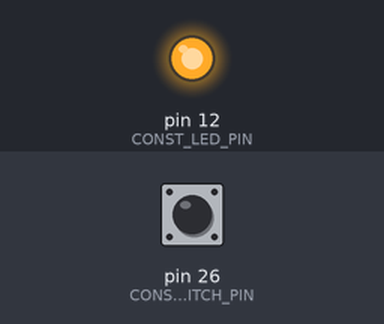
Simulated run of this program. Board: Raspberry Pi (header pin numbers). Parts: output pins drawn as LEDs (lit = HIGH). Inputs (shaded band) come from the test bench; at power-on: pin 26 (CONST_SWITCH_PIN) LOW.

Above: at 0.1 s.
Timing chart, 0 to 1.6 s (numbered marks = the images above):
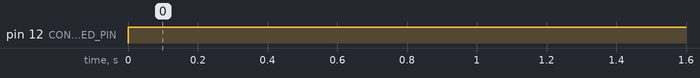

Measured:
- by itself, pin 12 (CONST_LED_PIN): LOW → HIGH at 0.00 s

The program:

shutdown.py
```python
# (licence header left out)
import thread
import RPi.GPIO as GPIO
import os
import time

CONST_LED_PIN = 12;
CONST_SWITCH_PIN = 26;

GPIO.setwarnings(False);

GPIO.cleanup();
GPIO.setmode(GPIO.BOARD)

GPIO.setup(CONST_LED_PIN,GPIO.OUT)
GPIO.setup(CONST_SWITCH_PIN,GPIO.IN, pull_up_down=GPIO.PUD_DOWN)

try:
    GPIO.output(CONST_LED_PIN,1);

    while not GPIO.input(CONST_SWITCH_PIN):
        time.sleep(0.1);

    os.system("sudo shutdown -hP now");

    while True:
            GPIO.output(CONST_LED_PIN,1);
            time.sleep(0.1);
            GPIO.output(CONST_LED_PIN,0);
            time.sleep(0.1);

except KeyboardInterrupt:
	GPIO.cleanup();
```
